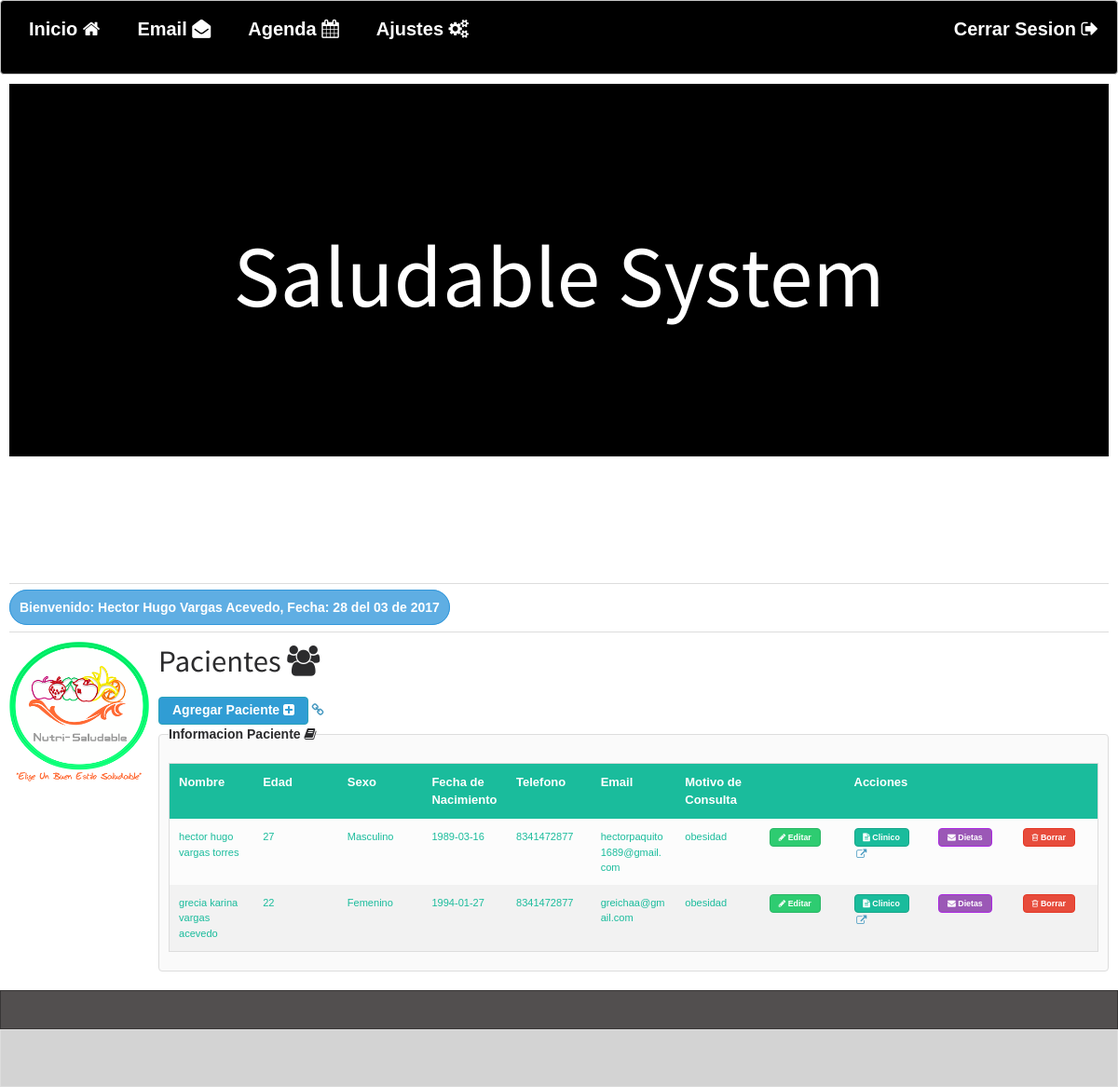
/inicio.php (signed in), run on the app's committed database.
### tables this page shows
CREATE TABLE `datos_personales` (
  `id_paciente` int(11) NOT NULL,
  `nombre_paciente` varchar(50) NOT NULL,
  `edad` int(11) NOT NULL,
  `sexo` varchar(20) NOT NULL,
  `fecha_nacimiento` date NOT NULL,
  `estado_civil` varchar(50) NOT NULL,
  `escolaridad` varchar(50) NOT NULL,
  `ocupacion` varchar(100) NOT NULL,
  `direccion` varchar(100) NOT NULL,
  `telefono` varchar(10) NOT NULL,
  `email` varchar(50) NOT NULL,
  `motivo_consulta` varchar(100) NOT NULL,
  `fecha_elaboracion` date NOT NULL
);

### models/table_paciente.php (the view, shortened to what this page needs)
<?php
  $strConsulta = "SELECT * from datos_personales ORDER BY id_paciente ASC";
  $pacientes = mysql_query($strConsulta);
  $numfilas = mysql_num_rows($pacientes);
  echo '<table  data-max="13" class="responsive turquoise">';
  echo '<thead>
  <tr>
    <th>Nombre</th>
    <th>Edad</th>
    <th>Sexo</th>
    <th>Fecha de Nacimiento</th>
    <th>Telefono</th>
    <th>Email</th>
    <th>Motivo de Consulta</th>
    <th>&nbsp;</th>
    <th>Acciones</th>
    <th>&nbsp;</th>
    <th>&nbsp;</th>
  </tr>
            </thead>';
  for ($i=0; $i<$numfilas; $i++)
  {
    $fila = mysql_fetch_array($pacientes);
    echo '<tr>';
    echo '<td>'.$fila['nombre_paciente'].'</td>';
    echo '<td>'.$fila['edad'].'</td>';
    echo '<td>'.$fila['sexo'].'</td>';
    echo '<td>'.$fila['fecha_nacimiento'].'</td>';
    echo '<td>'.$fila['telefono'].'</td>';
    echo '<td>'.$fila['email'].'</td>';
    echo '<td>'.$fila['motivo_consulta'].'</td>';
    echo '<td><a href="editar.php?id='.$fila['id_paciente'].'"><button class="small green"><i class="icon-pencil icon-1x"></i> Editar</button></a></td>';
    echo '<td><a href="includes/reporte_historial.php?id='.$fila['id_paciente'].'" target="_blank"><button class="small turquoise"><i class="icon-file-text icon-1x"></i> Clinico</button></a></td>';
    echo '<td><a href="dietas.php?id='.$fila['id_paciente'].'" ><button class="small question"><i class="icon-envelope icon-1x"></i> Dietas</button></a></td>';
    echo '<td><a class="paciente" href="includes/borrar_paciente.php?id='.$fila['id_paciente'].'"><button class="small red"><i class="icon-trash icon-1x"></i> Borrar</button></a></td>';
    echo '</tr>';
  }
  echo "</table>";
?>

### data on the page
datos_personales: nombre_paciente "hector hugo vargas torres", edad "27", sexo "Masculino", fecha_nacimiento "1989-03-16", telefono "8341472877", email "hectorpaquito1689@gmail.com", motivo_consulta "obesidad"
datos_personales: nombre_paciente "grecia karina vargas acevedo", edad "22", sexo "Femenino", fecha_nacimiento "1994-01-27", telefono "8341472877", email "greichaa@gmail.com", motivo_consulta "obesidad"

### other printed values
$_SESSION['usuario'] "Hector Hugo Vargas Acevedo"
